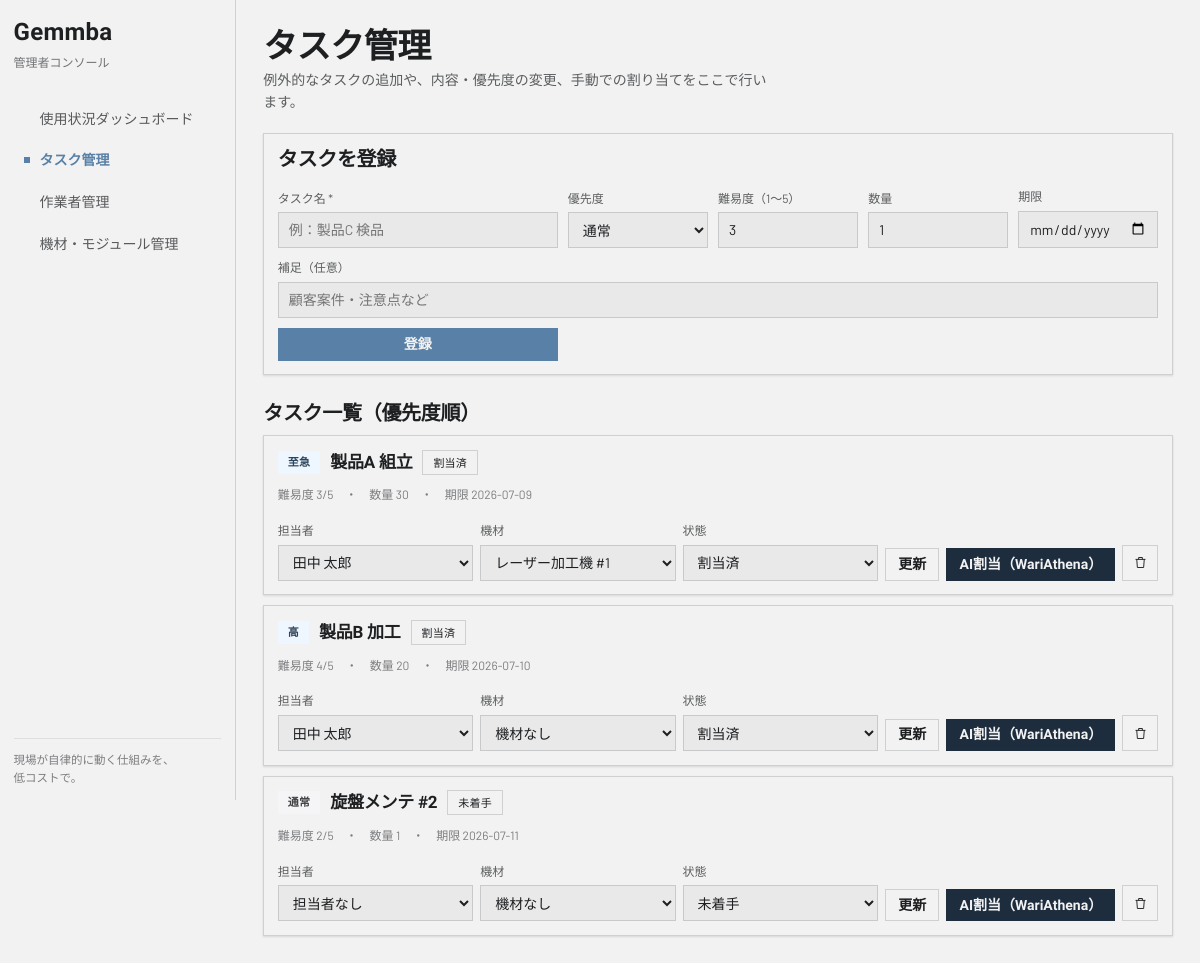
/tasks, run on an earlier commit of the app's database.
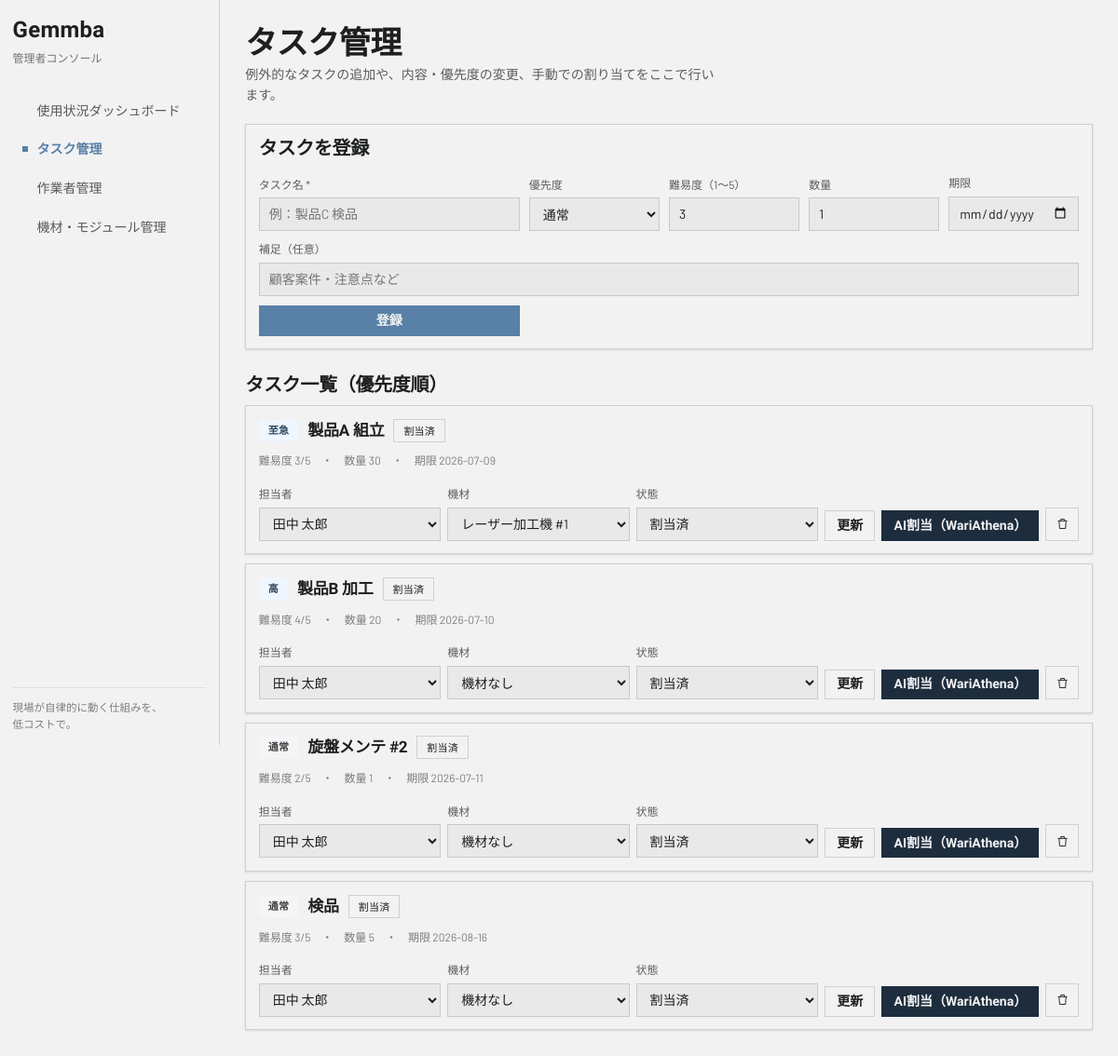
And on a later commit of the database.
### tables this page shows
CREATE TABLE tasks (
    id INTEGER PRIMARY KEY AUTOINCREMENT,
    title TEXT NOT NULL,
    description TEXT DEFAULT '',
    difficulty INTEGER NOT NULL DEFAULT 3,      -- 難易度 1-5（AIの文脈ベクトルに使用）
    priority TEXT NOT NULL DEFAULT 'normal',    -- urgent / high / normal / low
    quantity INTEGER DEFAULT 1,
    deadline TEXT,                              -- 期限 (YYYY-MM-DD)
    status TEXT NOT NULL DEFAULT 'todo',        -- todo / assigned / in_progress / done
    assigned_worker_id INTEGER REFERENCES workers(id),
    equipment_id INTEGER REFERENCES equipment(id),
    started_at TEXT,
    completed_at TEXT,
    created_at TEXT DEFAULT (datetime('now', 'localtime'))
);

### app.py (the view)
@app.route("/tasks")
def tasks():
    conn = db.get_db()
    rows = conn.execute("""
        SELECT t.*, w.name AS worker_name, e.name AS equipment_name
        FROM tasks t
        LEFT JOIN workers w   ON w.id = t.assigned_worker_id
        LEFT JOIN equipment e ON e.id = t.equipment_id
        ORDER BY CASE t.priority WHEN 'urgent' THEN 0 WHEN 'high' THEN 1 WHEN 'normal' THEN 2 ELSE 3 END,
                 t.deadline IS NULL, t.deadline
    """).fetchall()
    worker_list = conn.execute("SELECT id, name FROM workers ORDER BY name").fetchall()
    equipment_list = conn.execute("SELECT id, name FROM equipment ORDER BY name").fetchall()
    conn.close()
    return render_template("tasks.html", tasks=rows, worker_list=worker_list, equipment_list=equipment_list)

### app.py (called while the page is built)
@app.context_processor
def inject_labels():
    return dict(P=PRIORITY_LABELS, S=STATUS_LABELS, E=EQ_STATUS_LABELS)

### db.py (called while the page is built)
def get_db():
    conn = sqlite3.connect(DB_PATH)
    conn.row_factory = sqlite3.Row
    conn.execute("PRAGMA foreign_keys = ON")
    return conn

### templates/tasks.html (shortened to what this page needs)
{% extends "base.html" %}
{% block content %}
<header class="page-head">
  <h1>タスク管理</h1>
  <p class="page-sub">例外的なタスクの追加や、内容・優先度の変更、手動での割り当てをここで行います。</p>
</header>
<section class="card elev-sm form-panel">
  <h4>タスクを登録</h4>
  <form method="post" action="{{ url_for('add_task') }}" class="task-form-grid">
    <div class="field"><label>タスク名 *</label>
      <input class="input" type="text" name="title" placeholder="例：製品C 検品" required>
    </div>
    <div class="field"><label>優先度</label>
      <select class="input" name="priority">
        <option value="normal" selected>通常</option>
      </select>
    </div>
    <div class="field"><label>難易度（1〜5）</label>
      <input class="input" type="number" name="difficulty" min="1" max="5" value="3">
    </div>
    <div class="field"><label>数量</label>
      <input class="input" type="number" name="quantity" min="1" value="1">
    </div>
    <div class="field"><label>期限</label>
      <input class="input" type="date" name="deadline">
    </div>
    <div class="field span-all"><label>補足（任意）</label>
      <input class="input" type="text" name="description" placeholder="顧客案件・注意点など">
    </div>
    <button type="submit" class="btn btn-primary">登録</button>
  </form>
</section>
<h3 class="section-title">タスク一覧（優先度順）</h3>
<div class="task-list">
{% for t in tasks %}
<article class="card elev-sm task-card {{ 'task-done' if t.status == 'done' }}">
  <div class="task-head">
    <span class="badge badge-p-{{ t.priority }}">{{ P[t.priority] }}</span>
    <h3>{{ t.title }}</h3>
    <span class="badge badge-status">{{ S[t.status] }}</span>
  </div>
  <div class="task-meta">
    難易度 {{ t.difficulty }}/5　・　数量 {{ t.quantity }}　・　期限 {{ t.deadline or 'なし' }}
  </div>
  <form method="post" action="{{ url_for('update_task', task_id=t.id) }}" class="task-actions">
    <div class="field"><label>担当者</label>
      <select class="input" name="assigned_worker_id" title="担当者">
        <option value="">担当者なし</option>
        {% for w in worker_list %}
        <option value="{{ w.id }}" {{ 'selected' if t.assigned_worker_id == w.id }}>{{ w.name }}</option>
        {% endfor %}
      </select>
    </div>
    <div class="field"><label>機材</label>
      <select class="input" name="equipment_id" title="機材">
        <option value="">機材なし</option>
        {% for e in equipment_list %}
        <option value="{{ e.id }}" {{ 'selected' if t.equipment_id == e.id }}>{{ e.name }}</option>
        {% endfor %}
      </select>
    </div>
    <div class="field"><label>状態</label>
      <select class="input" name="status" title="状態">
        {% for key, label in S.items() %}
        <option value="{{ key }}" {{ 'selected' if t.status == key }}>{{ label }}</option>
        {% endfor %}
      </select>
    </div>
    <button type="submit" class="btn btn-secondary">更新</button>
    <button type="submit" form="ai-assign-{{ t.id }}" class="btn btn-ai" title="WariAthena による自動割り当て（現在はダミー）">AI割当（WariAthena）</button>
    <button type="submit" form="delete-task-{{ t.id }}" class="btn btn-icon btn-secondary" title="削除">
      <svg width="15" height="15" viewBox="0 0 24 24" fill="none" stroke="currentColor" stroke-width="1.5"><path d="M4 7h16"/><path d="M9 7V4h6v3"/><path d="M6 7l1 13h10l1-13"/></svg>
    </button>
  </form>
</article>
{% else %}
<p class="empty">タスクはまだありません。上のフォームから登録してください。</p>
{% endfor %}
</div>
{% endblock %}

### templates/base.html (shortened to what this page needs)
<!DOCTYPE html>
<html lang="ja">
<head>
<link rel="stylesheet" href="{{ url_for('static', filename='style.css') }}">
</head>
<body>
<div class="app">
  <aside class="sidebar">
    <div>
      <div class="brand-name">Gemmba</div>
      <div class="brand-sub">管理者コンソール</div>
    </div>
    <nav class="sidebar-nav">
      <a href="{{ url_for('dashboard') }}" class="navlink {{ 'active' if request.endpoint == 'dashboard' }}">
        使用状況ダッシュボード</a>
      <a href="{{ url_for('tasks') }}" class="navlink {{ 'active' if request.endpoint == 'tasks' }}">
        <span class="navdot"></span>タスク管理</a>
      <a href="{{ url_for('workers') }}" class="navlink {{ 'active' if request.endpoint == 'workers' }}">
        作業者管理</a>
      <a href="{{ url_for('equipment') }}" class="navlink {{ 'active' if request.endpoint == 'equipment' }}">
        機材・モジュール管理</a>
    </nav>
    <div class="sidebar-foot">現場が自律的に動く仕組みを、<br>低コストで。</div>
  </aside>
  <main class="main">
    {% block content %}{% endblock %}
  </main>
</div>
</body>
</html>

What changed in the data, as far as the page shows it:
changed tasks "旋盤メンテ #2": status "未着手" → "割当済"; assigned_worker_id "担当者なし" → "田中 太郎"
added tasks: priority "通常", title "検品", status "割当済", difficulty "3", quantity "5", deadline "2026-08-16"
